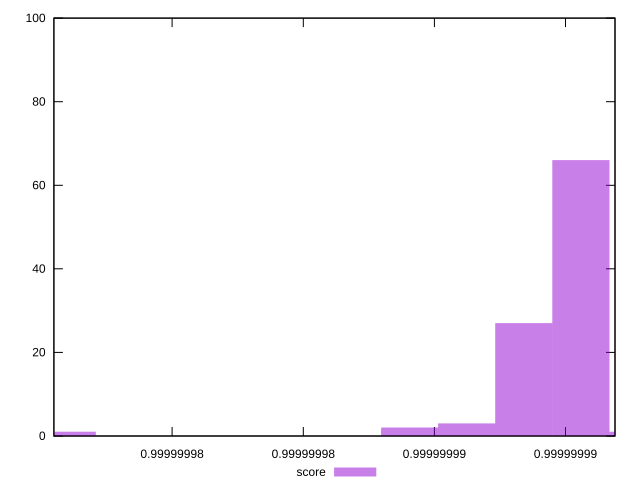

Write the gnuplot code that produced this figure.
reset
set terminal svg size 640, 490 enhanced background rgb 'white'
set output "report_00007_2020-12-11T15:55:29.892Z/bootup-time/samples/pages+cached+noexternal+nofonts+nosvg+noimg/score/histogram.svg"

$score <<EOF
0.9999999955823319 66
0.9999999934064289 27
0.9999999912305259 3
0.9999999890546228 2
0.9999999977582349 1
0.9999999759992046 1
EOF

set key outside below
set boxwidth 2.175903029641513e-9
set yrange [0:100]
set style fill transparent solid 0.5 noborder

plot \
  $score title "score" with boxes, \


reset
